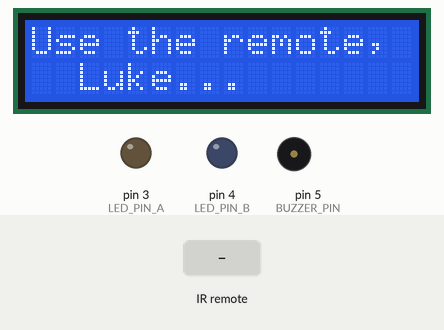
Recording of a sketch running on a simulated Arduino Uno, built with avr-gcc and run on an emulated ATmega328P. On the bench: 16×2 character LCD, output pins drawn as LEDs (lit = HIGH), buzzer (waves = sounding). The inputs (shaded band) are chosen by the test bench. What the sketch prints to the serial monitor is not drawn.

Above: at 1.2 s.
1.3 s: infrared code 0xF30CFF00 received
At 1.77 s:
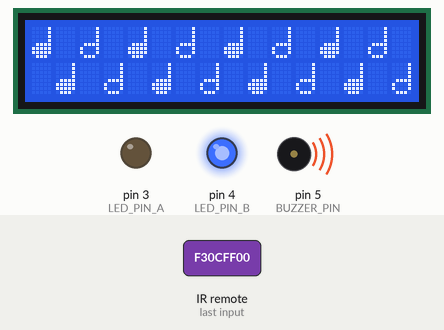
2.9 s: infrared code 0xB847FF00 received
At 5.7 s:
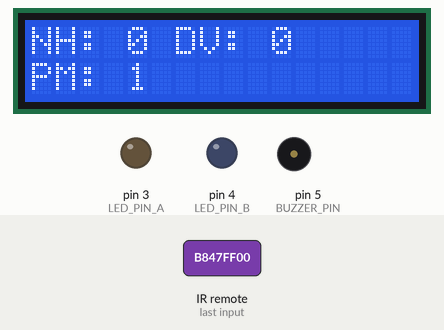
5.9 s: infrared code 0xE718FF00 received
At 13.9 s:
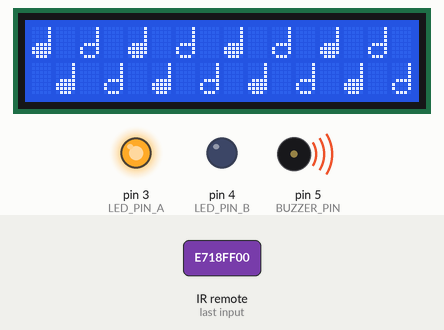
Timing chart, 0 to 14.1 s (numbered marks = the images above; inputs shaded):
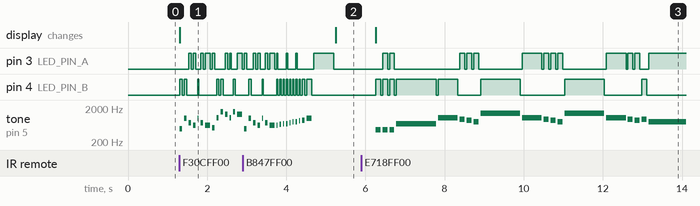

The sketch:

frankieBoard.ino
```cpp
#include <IRremote.h>
#include <LiquidCrystal.h>
#include <pitches.h>

#define ELEMENTS(x)   (sizeof(x) / sizeof(x[0]))

// Various Device PIN settings
const byte BUZZER_PIN = 5;
const byte IR_SENSOR_PIN = 13;
const byte LED_PIN_A = 3;
const byte LED_PIN_B = 4;

// LCD Settings
const byte LCD_RS_PIN = 7;
const byte LCD_ENABLE_PIN = 8;
const byte LCD_DATA_PIN_4 = 9;
const byte LCD_DATA_PIN_5 = 10;
const byte LCD_DATA_PIN_6 = 11;
const byte LCD_DATA_PIN_7 = 12;
const byte LCD_COLS = 16;
const byte LCD_ROWS = 2;

// Hacky atttempt at some musical notes
//  According to wikipedia these are Half/Quarter Notes https://en.wikipedia.org/wiki/List_of_musical_symbols
const byte HALF_NOTE[8] = {
  B00001,
  B00001,
  B00001,
  B00001,
  B01111,
  B10001,
  B10001,
  B01110
};

const byte QUARTER_NOTE[8] = {
  B00001,
  B00001,
  B00001,
  B00001,
  B01111,
  B11111,
  B11111,
  B01110
};

// ** Song Definitions ** //
//  These songs were converted to notes by https://github.com/hibit-dev/
//  We are taking it one step further by taking the note and duration arrays and combining them into a multi-dimensional array.
//  The structure is song_array[][2] = {{NOTE_CONSTANT, TIMING}, {NOTE_CONSTANT, TIMING}}
//  where TIMING is given in fractions of a second where we only provide the divisor
//  e.g., 2, 4, 8, 16 for 1/2th, 1/4th, 1/8th, 1/16th of a second

// Notes taken from https://github.com/hibit-dev/buzzer/blob/master/src/games/pacman/pacman.ino
int pacman_melody[][2] = {
  {NOTE_B4,16}, {NOTE_B5,16}, {NOTE_FS5,16}, {NOTE_DS5,16},
  {NOTE_B5,32}, {NOTE_FS5,16}, {NOTE_DS5,8}, {NOTE_C5,16},
  {NOTE_C6,16}, {NOTE_G6,16}, {NOTE_E6,16}, {NOTE_C6,32}, {NOTE_G6,16}, {NOTE_E6,8},
  {NOTE_B4,16}, {NOTE_B5,16}, {NOTE_FS5,16}, {NOTE_DS5,16}, {NOTE_B5,32},
  {NOTE_FS5,16}, {NOTE_DS5,8}, {NOTE_DS5,32}, {NOTE_E5,32}, {NOTE_F5,32},
  {NOTE_F5,32}, {NOTE_FS5,32}, {NOTE_G5,32}, {NOTE_G5,32}, {NOTE_GS5,32}, {NOTE_A5,16}, {NOTE_B5,8},
  {REST,2},
};

// Notes taken from https://github.com/hibit-dev/buzzer/blob/master/src/movies/star_wars/star_wars.ino
int new_hope_melody[][2] = {
  {NOTE_AS4,8}, {NOTE_AS4,8}, {NOTE_AS4,8},
  {NOTE_F5,1}, {NOTE_C6,2},
  {NOTE_AS5,8}, {NOTE_A5,8}, {NOTE_G5,8}, {NOTE_F6,1}, {NOTE_C6,2},
  {NOTE_AS5,8}, {NOTE_A5,8}, {NOTE_G5,8}, {NOTE_F6,1}, {NOTE_C6,2},
  {NOTE_AS5,8}, {NOTE_A5,8}, {NOTE_AS5,8}, {NOTE_G5,1},
  {REST,4},
  {NOTE_C5,8}, {NOTE_C5,8}, {NOTE_C5,8},
  {NOTE_F5,1}, {NOTE_C6,2},
  {NOTE_AS5,8}, {NOTE_A5,8}, {NOTE_G5,8}, {NOTE_F6,1}, {NOTE_C6,2},
  {NOTE_AS5,8}, {NOTE_A5,8}, {NOTE_G5,8}, {NOTE_F6,1}, {NOTE_C6,2},
  {NOTE_AS5,8}, {NOTE_A5,8}, {NOTE_AS5,8}, {NOTE_G5,1},
  {REST,2},
};

int vader_melody[][2] = {
  {NOTE_A4,2}, {NOTE_A4,2}, {NOTE_A4,2},
  {NOTE_F4,3}, {NOTE_C5,7}, {NOTE_A4,2},
  {NOTE_F4,3}, {NOTE_C5,7}, {NOTE_A4,2},
  {REST,2},
  {NOTE_E5,2}, {NOTE_E5,2}, {NOTE_E5,2},
  {NOTE_F5,3}, {NOTE_C5,7}, {NOTE_GS4,2},
  {NOTE_F4,3}, {NOTE_C5,7}, {NOTE_A4,2},
  {REST,2},
};

/* 🎉 Lets get this party started! 🚀*/

// initialize counter and other utility variables
int new_hope_counter = 0;
int pacman_counter = 0;
int vader_counter = 0;
// Keep track of the last note that was played
int last_note = 0;
//vairable uses to store the last decodedRawData
uint32_t last_decodedRawData = 0;


// Create LCD and IR Receiver objects
IRrecv irrecv(IR_SENSOR_PIN);
LiquidCrystal lcd(LCD_RS_PIN, LCD_ENABLE_PIN, LCD_DATA_PIN_4, LCD_DATA_PIN_5, LCD_DATA_PIN_6, LCD_DATA_PIN_7);

// arduino setup - only executed once
void setup() {
  //Setup pin modes
  pinMode(BUZZER_PIN, OUTPUT);
  pinMode(LED_PIN_A, OUTPUT);
  pinMode(LED_PIN_B, OUTPUT);
  pinMode(IR_SENSOR_PIN, INPUT);

  // Initialize LCD Screen
  lcd.begin(LCD_COLS, LCD_ROWS);
  lcd.print("Use the remote,");
  lcd.setCursor(1,1);
  lcd.print(" Luke...");

  // Define 2 musical notes as custom LCD Chars
  lcd.createChar(0,QUARTER_NOTE);
  lcd.createChar(1,HALF_NOTE);

  // Inititalize Serial connection for monitoring IR
  Serial.begin(9600);
  Serial.println("IR Receiver Button Decode");
  irrecv.enableIRIn(); // Start the receiver

}

// arduino loop - executed after setup()
void loop() {
  if (irrecv.decode()) { // have we received an IR signal?
    translateIR();
    irrecv.resume(); // receive the next value
  }
}

/* ** Other Functions ** */

// Draw 2 rows of alternating musical notes on the LCD
//  this seems less boring and gives the user something to look at besides the blinky lights
void draw_notes() {
  lcd.clear();
  for (int i = 0; i < 5; i++) {
    lcd.write(byte(0));
    lcd.print(" ");
    lcd.write(byte(1));
    lcd.print(" ");
  }
  lcd.setCursor(1, 1);
  for (int i = 0; i < 5; i++) {
    lcd.write(byte(0));
    lcd.print(" ");
    lcd.write(byte(1));
    lcd.print(" ");
  }
}

// Flash 2 LED lights by comparing the current note to the previous note
//  this is just an attempt to make the lighting more intersting than simply alternating.
void flashLED(int current, int last, int duration) {
      // Light different LED depending on value of note
    if(last == current) {
      digitalWrite(LED_PIN_A, HIGH);
      digitalWrite(LED_PIN_B, HIGH);
      delay(duration);
      digitalWrite(LED_PIN_A, LOW);
      digitalWrite(LED_PIN_B, LOW);
    } else if(last > current){
      digitalWrite(LED_PIN_A, HIGH);
      delay(duration);
      digitalWrite(LED_PIN_A, LOW);
    } else {
      digitalWrite(LED_PIN_B, HIGH);
      delay(duration);
      digitalWrite(LED_PIN_B, LOW);
    }
}

// Play a song based on a multi-dimensional array containing
//  each song contains couplets of Notes and Durations
//  see song definitions above for more detail
void playSong(int notes[][2], int numNotes) {
  for (int i = 0; i < numNotes; i++) {
    //to calculate the note duration, take one second divided by the note type.
    //e.g. quarter note = 1000 / 4, eighth note = 1000/8, etc.
    int duration = 1000 / notes[i][1];
    tone(BUZZER_PIN, notes[i][0], duration);
    flashLED(notes[i][0], last_note, duration);
    //to distinguish the notes, set a minimum time between them.
    //the note's duration + 30% seems to work well:
    // int pauseBetweenNotes = duration * 1.30;
    // int pauseBetweenNotes = 100;
    // delay(pauseBetweenNotes);
    delay(50);
    // Store the last note played. We are using this to control the blinking LED's
    last_note = notes[i][0];
  }
}

// Take an signal from the IR Receiver and translate the code to a button
//  This is where I am currently triggering the logic for each button.
//  I ran into a hell of a bug when I introduced this code.
//  Turns out IRRemote + tone() both use a conflicting timer by default.
//  check this shit out: https://arduino.stackexchange.com/questions/67239/tone-conflicts-with-irremote-library-multiple-definition-of-vector-7
//  fix was to alter IRTimer.hpp from the library and uncomment
//  #define IR_USE_AVR_TIMER1
void translateIR() // takes action based on IR code received
{
  // Check if it is a repeat IR code
  if (irrecv.decodedIRData.flags & IRDATA_FLAGS_IS_REPEAT) {
    //set the current decodedRawData to the last decodedRawData
    irrecv.decodedIRData.decodedRawData = last_decodedRawData;
    Serial.println("REPEAT!");
  } else {
    //output the IR code on the serial monitor
    // if (irrecv.decodedIRData.decodedRawData != 0) {
      Serial.print("IR code:0x");
      Serial.println(irrecv.decodedIRData.decodedRawData, HEX);
    // }
  }
  //map the IR code to the remote key
  switch (irrecv.decodedIRData.decodedRawData) {
    case 0xB847FF00:
      Serial.println("FUNC/STOP");
      // machine.transitionTo(WAIT);
      break;
    case 0xF30CFF00:
      Serial.println("1");
      draw_notes();
      playSong(pacman_melody, ELEMENTS(pacman_melody));
      pacman_counter++;
      updateCounters();
      break;
    case 0xE718FF00:
      Serial.println("2");
      draw_notes();
      playSong(new_hope_melody, ELEMENTS(new_hope_melody));
      new_hope_counter++;
      updateCounters();
      break;
    case 0xA15EFF00: Serial.println("3");
      Serial.println("3");
      draw_notes();
      playSong(vader_melody, ELEMENTS(vader_melody));
      vader_counter++;
      updateCounters();
      break;
    // To-Do: figure these state transitions out and a method to pause
    case 0xBB44FF00:
      Serial.println("FAST BACK");
      break;
    case 0xBF40FF00:
      Serial.println("PAUSE");
      break;
    case 0xBC43FF00:
      Serial.println("FAST FORWARD");
      break;
    // The rest of the buttons will simply log the press via serial out
    case 0xB946FF00: Serial.println("VOL+");    break;
    case 0xBA45FF00: Serial.println("POWER");   break;
    case 0xF807FF00: Serial.println("DOWN");    break;
    case 0xEA15FF00: Serial.println("VOL-");    break;
    case 0xF609FF00: Serial.println("UP");      break;
    case 0xE619FF00: Serial.println("EQ");      break;
    case 0xF20DFF00: Serial.println("ST/REPT"); break;
    case 0xE916FF00: Serial.println("0");       break;
    case 0xF708FF00: Serial.println("4");       break;
    case 0xE31CFF00: Serial.println("5");       break;
    case 0xA55AFF00: Serial.println("6");       break;
    case 0xBD42FF00: Serial.println("7");       break;
    case 0xAD52FF00: Serial.println("8");       break;
    case 0xB54AFF00: Serial.println("9");       break;
    case 0x0: Serial.println("9");              break;
    default:
      Serial.println(" other button   ");
  }
  //store the last decodedRawData
  last_decodedRawData = irrecv.decodedIRData.decodedRawData;
  delay(500); // Do not get immediate repeat
}

// Update LCD Screen with current Counters
void updateCounters() {
  lcd.clear();
  lcd.print("NH: ");
  lcd.setCursor(4, 0);
  lcd.print(new_hope_counter);

  lcd.setCursor(6, 0);
  lcd.print("DV: ");
  lcd.setCursor(10, 0);
  lcd.print(vader_counter);

  lcd.setCursor(0, 1);
  lcd.print("PM: ");
  lcd.setCursor(4, 1);
  lcd.print(pacman_counter);
}
```

Measured:
- after the input at 1.3 s, tone on pin 5 (BUZZER_PIN): plays 494 Hz for 0.06 s, 988 Hz for 0.06 s, 740 Hz for 0.06 s, 622 Hz for 0.06 s, 988 Hz for 0.03 s, 740 Hz for 0.06 s … (14 notes in this stretch), starting at once; the display: changes at once (image 1)
- after the input at 5.9 s, tone on pin 5 (BUZZER_PIN): plays 466 Hz for 0.13 s, 466 Hz for 0.13 s, 466 Hz for 0.13 s, 698 Hz for 1.0 s, 1047 Hz for 0.50 s, 932 Hz for 0.13 s … (19 notes in this stretch), starting after 0.36 s; the display: changes after 0.36 s (image 3)
